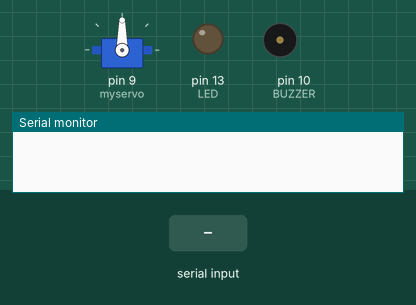
Bench run of a sketch on a simulated Arduino Uno, built with avr-gcc and run on an emulated ATmega328P. On the bench: servo, output pins drawn as LEDs (lit = HIGH), buzzer (waves = sounding), the last lines printed to the serial monitor. Inputs (shaded band) come from the test bench.

Above: at 1.2 s.
1.3 s: "3" received over Serial
At 1.45 s:
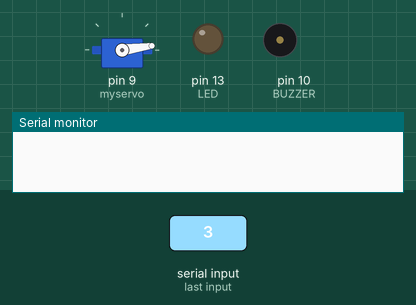
4.3 s: "1" received over Serial
At 7.05 s:
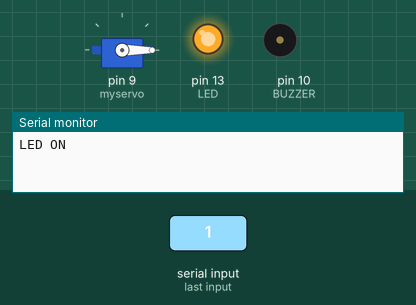
7.3 s: "2" received over Serial
At 8.7 s:
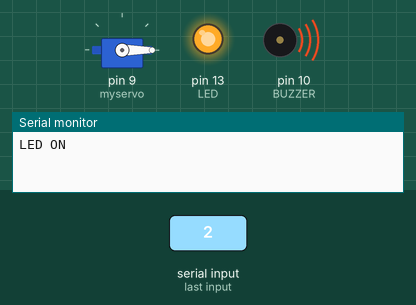
Timing chart, 0 to 14.8 s (numbered marks = the images above; inputs shaded):
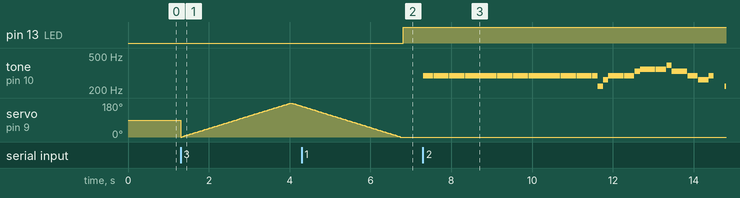

Measured:
- after the input at 4.3 s, pin 13 (LED): LOW → HIGH after 2.5 s
- after the input at 7.3 s, tone on pin 10 (BUZZER): plays 294 Hz for 0.25 s, 294 Hz for 0.38 s, 294 Hz for 0.38 s, 294 Hz for 0.77 s, 294 Hz for 0.38 s, 294 Hz for 0.38 s … (23 notes in this stretch), starting at once

The sketch:

serial1.ino
```cpp
// #define LED 13
#include <Servo.h>

Servo myservo;  // create servo object to control a servo
// twelve servo objects can be created on most boards

int pos = 0;
const int LED = 13;

const int BUZZER = 10;
// #define BUZZER 10

#define DO1   262 // 4옥타브 도
#define RE    294 // 레
#define MI    330 // 미
#define FA    349
#define SOL   392
#define LA    440
#define SI    494
#define DO2   523

#define NOTE_B0  31
#define NOTE_C1  33
#define NOTE_CS1 35
#define NOTE_D1  37
#define NOTE_DS1 39
#define NOTE_E1  41
#define NOTE_F1  44
#define NOTE_FS1 46
#define NOTE_G1  49
#define NOTE_GS1 52
#define NOTE_A1  55
#define NOTE_AS1 58
#define NOTE_B1  62
#define NOTE_C2  65
#define NOTE_CS2 69
#define NOTE_D2  73
#define NOTE_DS2 78
#define NOTE_E2  82
#define NOTE_F2  87
#define NOTE_FS2 93
#define NOTE_G2  98
#define NOTE_GS2 104
#define NOTE_A2  110
#define NOTE_AS2 117
#define NOTE_B2  123
#define NOTE_C3  131
#define NOTE_CS3 139
#define NOTE_D3  147
#define NOTE_DS3 156
#define NOTE_E3  165
#define NOTE_F3  175
#define NOTE_FS3 185
#define NOTE_G3  196
#define NOTE_GS3 208
#define NOTE_A3  220
#define NOTE_AS3 233
#define NOTE_B3  247
#define NOTE_C4  262
#define NOTE_CS4 277
#define NOTE_D4  294
#define NOTE_DS4 311
#define NOTE_E4  330
#define NOTE_F4  349
#define NOTE_FS4 370
#define NOTE_G4  392
#define NOTE_GS4 415
#define NOTE_A4  440
#define NOTE_AS4 466
#define NOTE_B4  494
#define NOTE_C5  523
#define NOTE_CS5 554
#define NOTE_D5  587
#define NOTE_DS5 622
#define NOTE_E5  659
#define NOTE_F5  698
#define NOTE_FS5 740
#define NOTE_G5  784
#define NOTE_GS5 831
#define NOTE_A5  880
#define NOTE_AS5 932
#define NOTE_B5  988
#define NOTE_C6  1047
#define NOTE_CS6 1109
#define NOTE_D6  1175
#define NOTE_DS6 1245
#define NOTE_E6  1319
#define NOTE_F6  1397
#define NOTE_FS6 1480
#define NOTE_G6  1568
#define NOTE_GS6 1661
#define NOTE_A6  1760
#define NOTE_AS6 1865
#define NOTE_B6  1976
#define NOTE_C7  2093
#define NOTE_CS7 2217
#define NOTE_D7  2349
#define NOTE_DS7 2489
#define NOTE_E7  2637
#define NOTE_F7  2794
#define NOTE_FS7 2960
#define NOTE_G7  3136
#define NOTE_GS7 3322
#define NOTE_A7  3520
#define NOTE_AS7 3729
#define NOTE_B7  3951
#define NOTE_C8  4186
#define NOTE_CS8 4435
#define NOTE_D8  4699
#define NOTE_DS8 4978

#define DELAY 300

int Pirates_note[] = {
NOTE_D4, NOTE_D4, NOTE_D4, NOTE_D4, NOTE_D4, NOTE_D4, NOTE_D4, NOTE_D4,
NOTE_D4, NOTE_D4, NOTE_D4, NOTE_D4, NOTE_D4, NOTE_D4, NOTE_D4, NOTE_D4,
NOTE_D4, NOTE_D4, NOTE_D4, NOTE_D4, NOTE_D4, NOTE_D4, NOTE_D4, NOTE_D4,
NOTE_A3, NOTE_C4, NOTE_D4, NOTE_D4, NOTE_D4, NOTE_E4, NOTE_F4, NOTE_F4,
NOTE_F4, NOTE_G4, NOTE_E4, NOTE_E4, NOTE_D4, NOTE_C4, NOTE_C4, NOTE_D4,
0, NOTE_A3, NOTE_C4, NOTE_B3, NOTE_D4, NOTE_B3, NOTE_E4, NOTE_F4,
NOTE_F4, NOTE_C4, NOTE_C4, NOTE_C4, NOTE_C4, NOTE_D4, NOTE_C4,
NOTE_D4, 0, 0, NOTE_A3, NOTE_C4, NOTE_D4, NOTE_D4, NOTE_D4, NOTE_F4,
NOTE_G4, NOTE_G4, NOTE_G4, NOTE_A4, NOTE_A4, NOTE_A4, NOTE_A4, NOTE_G4,
NOTE_A4, NOTE_D4, 0, NOTE_D4, NOTE_E3, NOTE_F4, NOTE_F4, NOTE_G4, NOTE_A4,
NOTE_D4, 0, NOTE_D4, NOTE_F4, NOTE_E4, NOTE_E4, NOTE_F4, NOTE_D4
};
int Pirates_duration[] = {
4,8,4,8,4,8,8,8,8,4,8,4,8,4,8,8,8,8,4,8,4,8,
4,8,8,8,8,4,4,8,8,4,4,8,8,4,4,8,8,
8,4,8,8,8,4,4,8,8,4,4,8,8,4,4,8,4,
4,8,8,8,8,4,4,8,8,4,4,8,8,4,4,8,8,
8,4,8,8,8,4,4,4,8,4,8,8,8,4,4,8,8
};

int Titanic_note[] = {
NOTE_E4, NOTE_B4, NOTE_E5, NOTE_E5, NOTE_E5, NOTE_B4, NOTE_E4, NOTE_E4, NOTE_B4, NOTE_E5,
NOTE_E5, NOTE_E5, NOTE_B4, NOTE_E4, NOTE_E4, NOTE_B4, NOTE_E5, NOTE_E5, NOTE_E5, NOTE_B4,
NOTE_E4, NOTE_E4, NOTE_B4, NOTE_E5, NOTE_E5, NOTE_E5, NOTE_D5, NOTE_E4, NOTE_B4, NOTE_E5,
NOTE_E5, NOTE_E5, NOTE_B4, NOTE_E4, NOTE_E4, NOTE_B4, NOTE_E5, NOTE_E5, NOTE_E5, NOTE_B4,
NOTE_F5, NOTE_E4, NOTE_B4, NOTE_E5, NOTE_E5, NOTE_E5, NOTE_B4, NOTE_E4,
NOTE_E4, NOTE_B4, NOTE_E5, NOTE_E5, NOTE_E5, NOTE_D5, NOTE_E5, NOTE_E4, NOTE_E4, NOTE_E4,
NOTE_D4, NOTE_B3, NOTE_E4, NOTE_E4, NOTE_E4, NOTE_B3, NOTE_E4,
NOTE_D4, NOTE_E4, NOTE_F4, NOTE_G4, NOTE_F4, NOTE_E4, NOTE_E4, NOTE_E4, NOTE_E4
};
int Titanic_duration[] = {
8,8,8,8,8,8,4,8,8,8,8,8,8,4,8,8,8,8,8,8,4,8,8,8,8,4,4,8,8,8,8,8,8,4,8,8,8,8,8,8,4,8,
8,8,8,8,8,1,
8,8,8,8,4,4,4,8,4,4,8,8,8,8,4,8,8,4,8,4,8,8,4,8,4,1
};

void setup() {
  // 시리얼 통신 속도 (baudrate)
  Serial.begin(9600);
  // LED 출력 설정
  pinMode(LED, OUTPUT);
  myservo.attach(9);
}

void loop() {
  // 데이터 송신: 아두이노 -> PC
  /*
  Serial.print("온도 : 36.5℃");
  Serial.println();
  delay(2000);
  */

  controlSystem();
}

  void controlSystem() {
    // 데이터 수신: PC -> 아두이노

  if (Serial.available()) {
    char ch = Serial.read();
    if (ch == '1') {
      digitalWrite(LED, HIGH);
      // 데이터 송신: 아두이노 -> PC
      Serial.println("LED ON");
    }
    else if (ch == '0') {
      digitalWrite(LED, LOW);
      Serial.println("LED OFF");
    }
    else if( ch == '2' ) {
//     const int hakGyo[] = {RE, MI, SOL, SOL};
//
//      for (int i=0; i<sizeof(hakGyo)/sizeof(int); i++) {
//      tone(BUZZER, hakGyo[i], 50);
      Play_Pirates();
//Play_Titanic();

      delay(DELAY);
    }
    else if( ch == '3') {
      for (pos = 0; pos <= 180; pos += 1) { // goes from 0 degrees to 180 degrees
    // in steps of 1 degree
    myservo.write(pos);              // tell servo to go to position in variable 'pos'
    delay(15);                       // waits 15ms for the servo to reach the position
  }
  for (pos = 180; pos >= 0; pos -= 1) { // goes from 180 degrees to 0 degrees
    myservo.write(pos);              // tell servo to go to position in variable 'pos'
    delay(15);                       // waits 15ms for the servo to reach the position
  }
    }
    delay(50);
  }
 }

// void musicStart() {
//  for (int i=0; i<sizeof(hakGyo)/sizeof(int); i++) {
//    tone(BUZZER, hakGyo[i], 300);
//    delay(DERAY);
//  }
// }

 void Play_Pirates()
{
  for (int thisNote = 0; thisNote < (sizeof(Pirates_note)/sizeof(int)); thisNote++) {

    int noteDuration = 1000 / Pirates_duration[thisNote];//convert duration to time delay
    tone(BUZZER, Pirates_note[thisNote], noteDuration);

    int pauseBetweenNotes = noteDuration * 1.05; //Here 1.05 is tempo, increase to play it slower
    delay(pauseBetweenNotes);
    noTone(BUZZER); //stop music on buzzer pin
    }
}

void Play_Titanic()
{
    for (int thisNote = 0; thisNote < (sizeof(Titanic_note)/sizeof(int)); thisNote++) {

    int noteDuration = 1000 / Titanic_duration[thisNote];//convert duration to time delay
    tone(BUZZER, Titanic_note[thisNote], noteDuration);

    int pauseBetweenNotes = noteDuration * 2.70;
    delay(pauseBetweenNotes);
    noTone(BUZZER); //stop music on buzzer pin
    }
}
```
